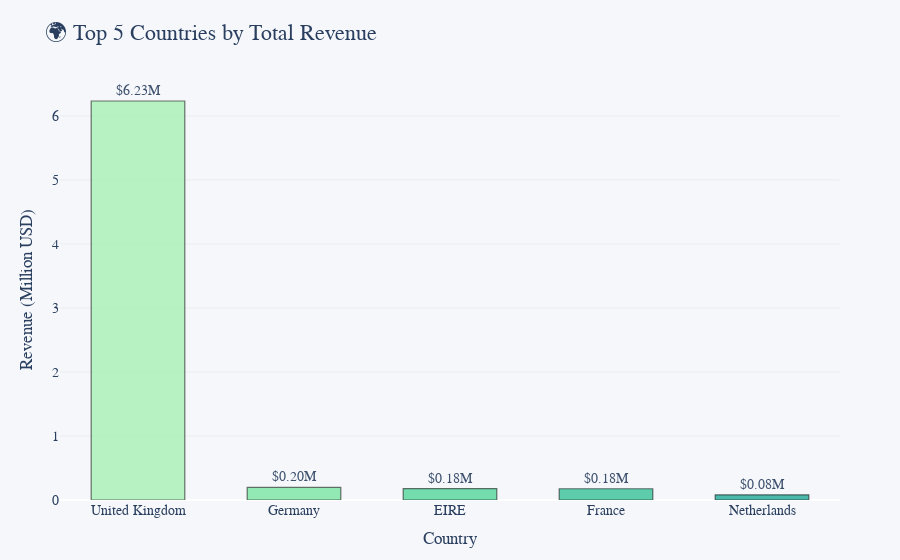

Notebook cell for this chart:
### Markdown cell above
### Top 5 Countries by Revenue

### Code cell
# Calculate top 5 countries by revenue
top_countries = (
    df_clean.groupby('Country')['TotalSales']
    .sum()
    .sort_values(ascending=False)
    .head(5)
    .reset_index()
)

# Format revenue in millions for readability
top_countries['Revenue (M$)'] = top_countries['TotalSales'] / 1e6

# Create elegant bar chart
fig = px.bar(
    top_countries,
    x='Country',
    y='Revenue (M$)',
    text=top_countries['Revenue (M$)'].apply(lambda x: f"${x:.2f}M"),
    color='Country',
    color_discrete_sequence=px.colors.sequential.Tealgrn,
    title='🌍 Top 5 Countries by Total Revenue',
)

# Aesthetic tuning
fig.update_traces(
    textposition='outside',
    marker_line_color='rgba(0,0,0,0.6)',
    marker_line_width=1.2,
    opacity=0.9
)

fig.update_layout(
    title_font=dict(size=22, family='Arial Black'),
    xaxis_title='Country',
    yaxis_title='Revenue (Million USD)',
    font=dict(size=14, family='Arial'),
    plot_bgcolor='rgba(245, 247, 250, 1)',
    paper_bgcolor='rgba(245, 247, 250, 1)',
    xaxis=dict(showgrid=False),
    yaxis=dict(showgrid=True, gridcolor='rgba(220,220,220,0.4)'),
    showlegend=False,
    bargap=0.4,
    margin=dict(l=60, r=60, t=80, b=60)
)

fig.show()

### Figure 1 — Plotly figure (JSON) as saved in the notebook; plotly's stock layout.template omitted (floating-point values rounded to 4 significant figures)
{"data": [{"alignmentgroup": "True", "hovertemplate": "Country=%{x}<br>Revenue (M$)=%{y}<br>text=%{text}<extra></extra>", "legendgroup": "United Kingdom", "marker": {"color": "rgb(176, 242, 188)", "line": {"color": "rgba(0, 0, 0, 0.6)", "width": 1.2}, "pattern": {"shape": ""}}, "name": "United Kingdom", "offsetgroup": "United Kingdom", "opacity": 0.9, "orientation": "v", "showlegend": true, "text": ["$6.23M"], "textposition": "outside", "type": "bar", "x": ["United Kingdom"], "xaxis": "x", "y": [6.232], "yaxis": "y"}, {"alignmentgroup": "True", "hovertemplate": "Country=%{x}<br>Revenue (M$)=%{y}<br>text=%{text}<extra></extra>", "legendgroup": "Germany", "marker": {"color": "rgb(137, 232, 172)", "line": {"color": "rgba(0, 0, 0, 0.6)", "width": 1.2}, "pattern": {"shape": ""}}, "name": "Germany", "offsetgroup": "Germany", "opacity": 0.9, "orientation": "v", "showlegend": true, "text": ["$0.20M"], "textposition": "outside", "type": "bar", "x": ["Germany"], "xaxis": "x", "y": [0.1962], "yaxis": "y"}, {"alignmentgroup": "True", "hovertemplate": "Country=%{x}<br>Revenue (M$)=%{y}<br>text=%{text}<extra></extra>", "legendgroup": "EIRE", "marker": {"color": "rgb(103, 219, 165)", "line": {"color": "rgba(0, 0, 0, 0.6)", "width": 1.2}, "pattern": {"shape": ""}}, "name": "EIRE", "offsetgroup": "EIRE", "opacity": 0.9, "orientation": "v", "showlegend": true, "text": ["$0.18M"], "textposition": "outside", "type": "bar", "x": ["EIRE"], "xaxis": "x", "y": [0.1785], "yaxis": "y"}, {"alignmentgroup": "True", "hovertemplate": "Country=%{x}<br>Revenue (M$)=%{y}<br>text=%{text}<extra></extra>", "legendgroup": "France", "marker": {"color": "rgb(76, 200, 163)", "line": {"color": "rgba(0, 0, 0, 0.6)", "width": 1.2}, "pattern": {"shape": ""}}, "name": "France", "offsetgroup": "France", "opacity": 0.9, "orientation": "v", "showlegend": true, "text": ["$0.18M"], "textposition": "outside", "type": "bar", "x": ["France"], "xaxis": "x", "y": [0.1758], "yaxis": "y"}, {"alignmentgroup": "True", "hovertemplate": "Country=%{x}<br>Revenue (M$)=%{y}<br>text=%{text}<extra></extra>", "legendgroup": "Netherlands", "marker": {"color": "rgb(56, 178, 163)", "line": {"color": "rgba(0, 0, 0, 0.6)", "width": 1.2}, "pattern": {"shape": ""}}, "name": "Netherlands", "offsetgroup": "Netherlands", "opacity": 0.9, "orientation": "v", "showlegend": true, "text": ["$0.08M"], "textposition": "outside", "type": "bar", "x": ["Netherlands"], "xaxis": "x", "y": [0.0804], "yaxis": "y"}], "layout": {"autosize": true, "bargap": 0.4, "barmode": "relative", "font": {"family": "Arial", "size": 14}, "legend": {"title": {"text": "Country"}, "tracegroupgap": 0}, "margin": {"b": 60, "l": 60, "r": 60, "t": 80}, "paper_bgcolor": "rgba(245, 247, 250, 1)", "plot_bgcolor": "rgba(245, 247, 250, 1)", "showlegend": false, "title": {"font": {"family": "Arial Black", "size": 22}, "text": "🌍 Top 5 Countries by Total Revenue"}, "xaxis": {"anchor": "y", "autorange": true, "categoryarray": ["United Kingdom", "Germany", "EIRE", "France", "Netherlands"], "categoryorder": "array", "domain": [0, 1], "range": [-0.5, 4.5], "showgrid": false, "title": {"text": "Country"}, "type": "category"}, "yaxis": {"anchor": "x", "autorange": true, "domain": [0, 1], "gridcolor": "rgba(220,220,220,0.4)", "range": [0, 6.56], "showgrid": true, "title": {"text": "Revenue (Million USD)"}, "type": "linear"}}}
